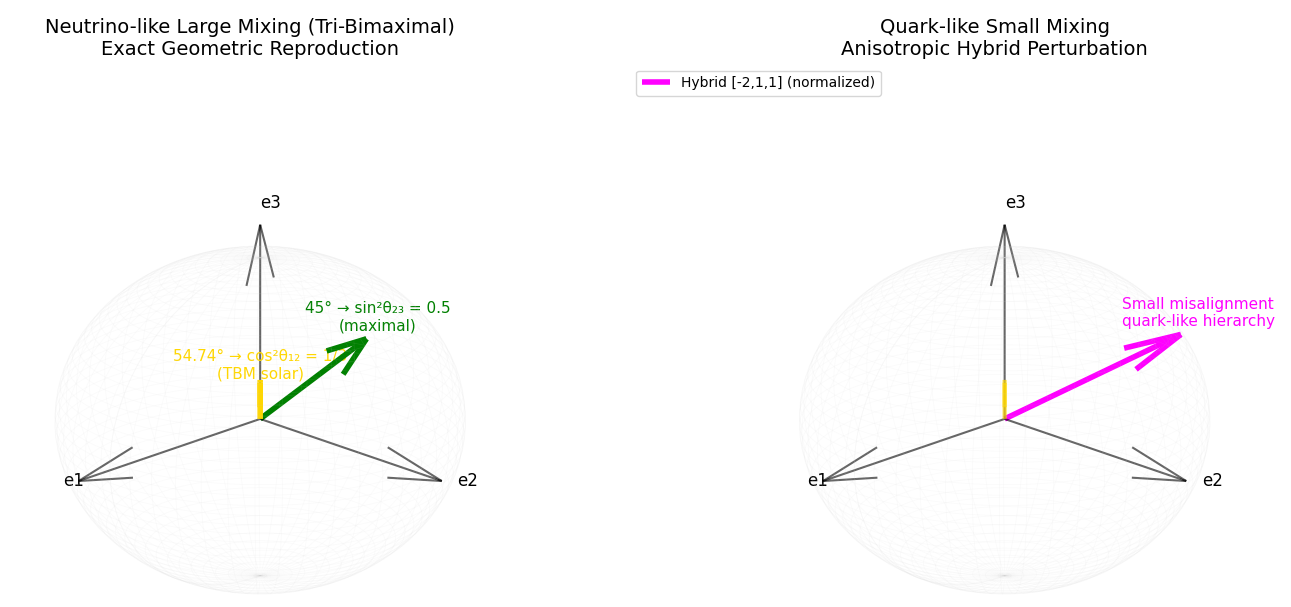

This chart was generated by the following Python code:
import numpy as np
import matplotlib.pyplot as plt
from mpl_toolkits.mplot3d import Axes3D

# =============== 1. 向量定义 ===============
# 基础向量 (flavor-like)
e1 = np.array([1, 0, 0])
e2 = np.array([0, 1, 0])
e3 = np.array([0, 0, 1])

# 对称双分向量 (大气混合-like)
bisector_23 = np.array([0, 1, 1]) / np.sqrt(2)

# 民主向量 (太阳混合-like)
dem = np.array([1, 1, 1]) / np.sqrt(3)

# 示例hybrid向量 (夸克-like小角度)
hybrid_example = np.array([-2, 1, 1]) / np.linalg.norm(np.array([-2, 1, 1]))

# =============== 2. 计算角度 ===============
# 大气混合: e2/e3 到 bisector_23 的角度 (45°)
cos_23 = np.dot(e2, bisector_23)
theta_23_deg = np.degrees(np.arccos(cos_23))
sin2_23 = np.sin(np.radians(theta_23_deg))**2

# 太阳混合: e1 到 democratic 的角度 (magic ≈54.74°)
cos_sol = np.dot(e1, dem)
theta_sol_deg = np.degrees(np.arccos(cos_sol))
cos2_sol = cos_sol**2

# 示例hybrid小角度
cos_hybrid = np.dot(e1, hybrid_example)
theta_hybrid_deg = np.degrees(np.arccos(abs(cos_hybrid)))  # 取绝对值避免符号
sin_hybrid = np.sin(np.radians(theta_hybrid_deg))

print(f"Atmospheric-like (to [0,1,1]/√2): {theta_23_deg:.2f}° → sin²θ = {sin2_23:.4f} (exact 0.5)")
print(f"Solar-like (to [1,1,1]/√3): {theta_sol_deg:.2f}° → cos²θ = {cos2_sol:.4f} (exact 1/3)")
print(f"Hybrid example [-2,1,1]: misalignment ≈ {theta_hybrid_deg:.2f}° (small, quark-like)")

# =============== 3. 3D可视化 ===============
fig = plt.figure(figsize=(16, 8))
fig.patch.set_facecolor('white')

# 左图: Neutrino-like 大角度 (TBM)
ax1 = fig.add_subplot(121, projection='3d')
ax1.set_facecolor('white')

# 单位球面网格
u, v = np.mgrid[0:2*np.pi:100j, 0:np.pi:100j]
x = np.cos(u) * np.sin(v)
y = np.sin(u) * np.sin(v)
z = np.cos(v)
ax1.plot_wireframe(x, y, z, color='lightgray', alpha=0.1, linewidth=0.5)

# 坐标轴
ax1.quiver(0,0,0,1,0,0, length=1.2, color='black', alpha=0.6, label='e1 (flavor basis)')
ax1.quiver(0,0,0,0,1,0, length=1.2, color='black', alpha=0.6)
ax1.quiver(0,0,0,0,0,1, length=1.2, color='black', alpha=0.6)
ax1.text(1.3,0,0, "e1", color='black', fontsize=12)
ax1.text(0,1.3,0, "e2", color='black', fontsize=12)
ax1.text(0,0,1.3, "e3", color='black', fontsize=12)

# Bisector [0,1,1]/√2 (大气混合)
ax1.quiver(0,0,0, *bisector_23, length=1.0, color='green', linewidth=4, label='Bisector [0,1,1]/√2')
ax1.text(bisector_23[0]*1.1, bisector_23[1]*1.1, bisector_23[2]*1.1, 
         f"45° → sin²θ₂₃ = 0.5\n(maximal)", color='green', fontsize=11, ha='center')

# Democratic [1,1,1]/√3 (太阳混合)
ax1.quiver(0,0,0, *dem, length=1.0, color='gold', linewidth=4, label='Democratic [1,1,1]/√3')
ax1.text(dem[0]*1.1, dem[1]*1.1, dem[2]*1.1, 
         f"54.74° → cos²θ₁₂ = 1/3\n(TBM solar)", color='gold', fontsize=11, ha='center')

ax1.set_axis_off()
ax1.view_init(elev=20, azim=45)
ax1.set_title("Neutrino-like Large Mixing (Tri-Bimaximal)\nExact Geometric Reproduction", fontsize=14)

# 右图: Quark-like 小角度 (hybrid示例)
ax2 = fig.add_subplot(122, projection='3d')
ax2.set_facecolor('white')

ax2.plot_wireframe(x, y, z, color='lightgray', alpha=0.1, linewidth=0.5)

# 坐标轴 (同左图)
ax2.quiver(0,0,0,1,0,0, length=1.2, color='black', alpha=0.6)
ax2.quiver(0,0,0,0,1,0, length=1.2, color='black', alpha=0.6)
ax2.quiver(0,0,0,0,0,1, length=1.2, color='black', alpha=0.6)
ax2.text(1.3,0,0, "e1", color='black', fontsize=12)
ax2.text(0,1.3,0, "e2", color='black', fontsize=12)
ax2.text(0,0,1.3, "e3", color='black', fontsize=12)

# Democratic作为参考
ax2.quiver(0,0,0, *dem, length=1.0, color='gold', linewidth=3, alpha=0.7)

# Hybrid示例
ax2.quiver(0,0,0, *hybrid_example, length=1.0, color='magenta', linewidth=4, label='Hybrid [-2,1,1] (normalized)')
ax2.text(hybrid_example[0]*1.1, hybrid_example[1]*1.1, hybrid_example[2]*1.1, 
         f"Small misalignment\nquark-like hierarchy", color='magenta', fontsize=11, ha='center')

ax2.set_axis_off()
ax2.view_init(elev=20, azim=45)
ax2.set_title("Quark-like Small Mixing\nAnisotropic Hybrid Perturbation", fontsize=14)

ax2.legend(loc='upper left')

plt.tight_layout()
plt.show()
